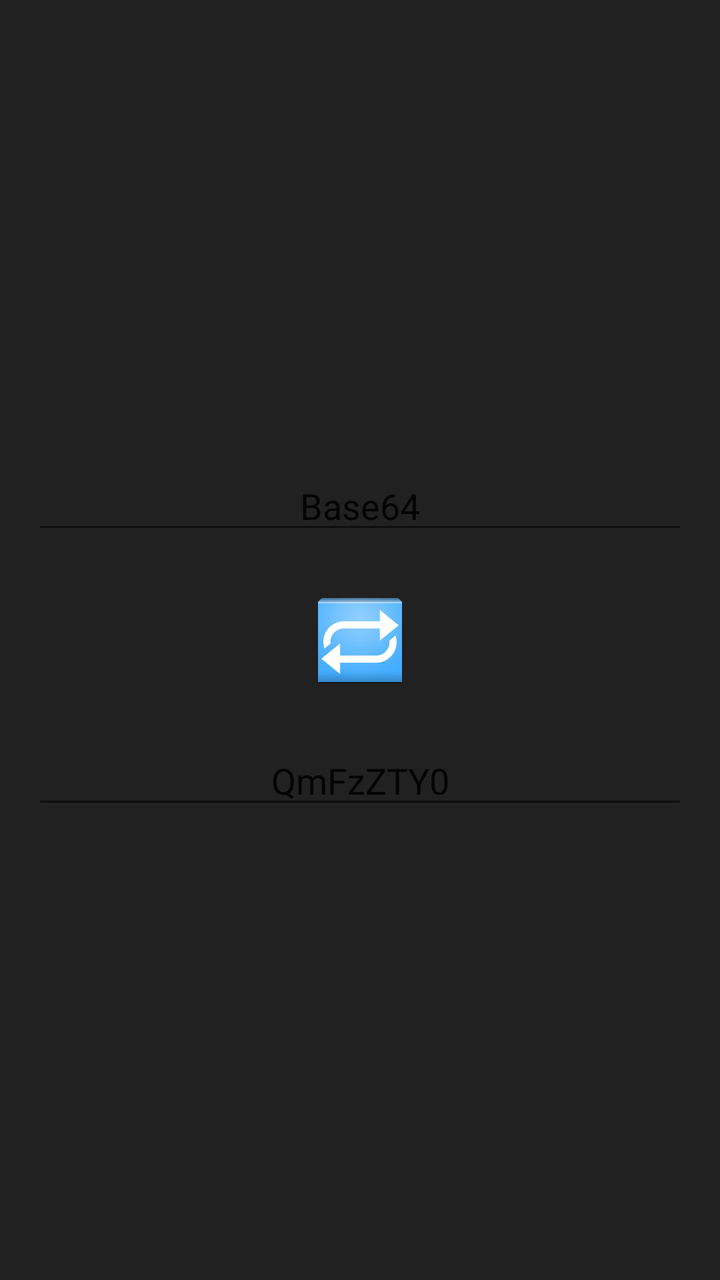
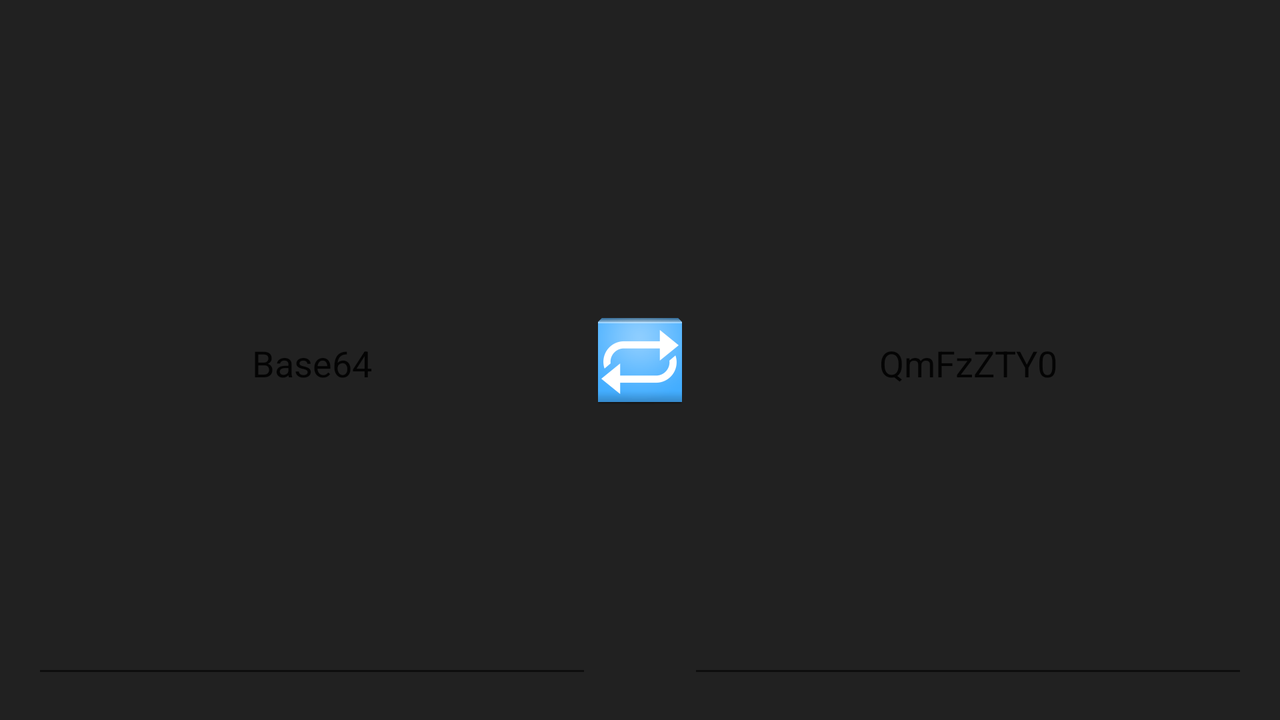

The same Android screen from two of the app's own layout files: first res/layout/ as a phone draws it, then the repository's variant for another configuration, drawn on a device whose configuration selects that folder. Both files follow.
<!-- AndroidManifest.xml: application theme AppTheme -->
<!-- res/layout/fragment_main.xml -->
<RelativeLayout xmlns:android="http://schemas.android.com/apk/res/android"
    xmlns:tools="http://schemas.android.com/tools"
    android:layout_width="match_parent"
    android:layout_height="match_parent"
    android:paddingLeft="@dimen/activity_horizontal_margin"
    android:paddingRight="@dimen/activity_horizontal_margin"
    android:paddingTop="@dimen/activity_vertical_margin"
    android:paddingBottom="@dimen/activity_vertical_margin"
    tools:context="be.robinj.base64.MainActivity$PlaceholderFragment">

	<ImageView
		android:layout_width="wrap_content"
		android:layout_height="wrap_content"
		android:id="@+id/imageView"
		android:layout_centerVertical="true"
		android:layout_centerHorizontal="true"
		android:src="@drawable/ic_launcher" />

	<EditText
		android:layout_width="wrap_content"
		android:layout_height="wrap_content"
		android:id="@+id/txtPlain"
		android:layout_above="@+id/imageView"
		android:layout_alignParentLeft="true"
		android:layout_alignParentStart="true"
		android:layout_marginBottom="24dp"
		android:layout_alignParentRight="true"
		android:layout_alignParentEnd="true"
		android:text="Base64"
		android:gravity="center" />

	<EditText
		android:id="@+id/txtBase64"
		android:layout_width="wrap_content"
		android:layout_height="wrap_content"
		android:layout_alignEnd="@+id/txtPlain"
		android:layout_alignParentLeft="true"
		android:layout_alignParentStart="true"
		android:layout_alignRight="@+id/txtPlain"
		android:layout_below="@+id/imageView"
		android:layout_marginTop="24dp"
		android:gravity="center"
		android:inputType="textMultiLine"
		android:text="QmFzZTY0" />
</RelativeLayout>
<!-- resources referenced by this layout -->
<resources>
  <dimen name="activity_horizontal_margin">16dp</dimen>
  <dimen name="activity_vertical_margin">16dp</dimen>
  <!-- drawable ic_launcher: png bitmap (drawable-hdpi, 3343 bytes) -->
  <!-- from res/values-v35/ -->
  <style name="AppTheme" parent="Theme.AppCompat.Light.DarkActionBar">
          <item name="android:windowBackground">?attr/colorPrimary</item>
      </style>
</resources>
<!-- res/layout-land/fragment_main.xml (the repository's variant of the layout above) -->
<!-- drawn on the phone turned sideways -->
<RelativeLayout xmlns:android="http://schemas.android.com/apk/res/android"
    xmlns:tools="http://schemas.android.com/tools"
    android:layout_width="match_parent"
    android:layout_height="match_parent"
    android:paddingLeft="@dimen/activity_horizontal_margin"
    android:paddingRight="@dimen/activity_horizontal_margin"
    android:paddingTop="@dimen/activity_vertical_margin"
    android:paddingBottom="@dimen/activity_vertical_margin"
    tools:context="be.robinj.base64.MainActivity$PlaceholderFragment">

	<ImageView
		android:layout_width="wrap_content"
		android:layout_height="wrap_content"
		android:id="@+id/imageView"
		android:layout_centerHorizontal="true"
		android:src="@drawable/ic_launcher"
		android:layout_alignParentTop="true"
		android:layout_alignParentBottom="true"/>

	<EditText
		android:layout_width="wrap_content"
		android:layout_height="wrap_content"
		android:id="@+id/txtPlain"
		android:layout_alignParentLeft="true"
		android:layout_alignParentStart="true"
		android:text="Base64"
		android:gravity="center"
		android:layout_alignParentTop="true"
		android:layout_toLeftOf="@+id/imageView"
		android:layout_alignParentBottom="true"/>

	<EditText
		android:layout_width="wrap_content"
		android:layout_height="wrap_content"
		android:id="@+id/txtBase64"
		android:text="QmFzZTY0"
		android:gravity="center"
		android:layout_alignParentRight="true"
		android:layout_alignParentEnd="true"
		android:layout_alignParentTop="true"
		android:layout_toRightOf="@+id/imageView"
		android:layout_alignParentBottom="true"/>
</RelativeLayout>
